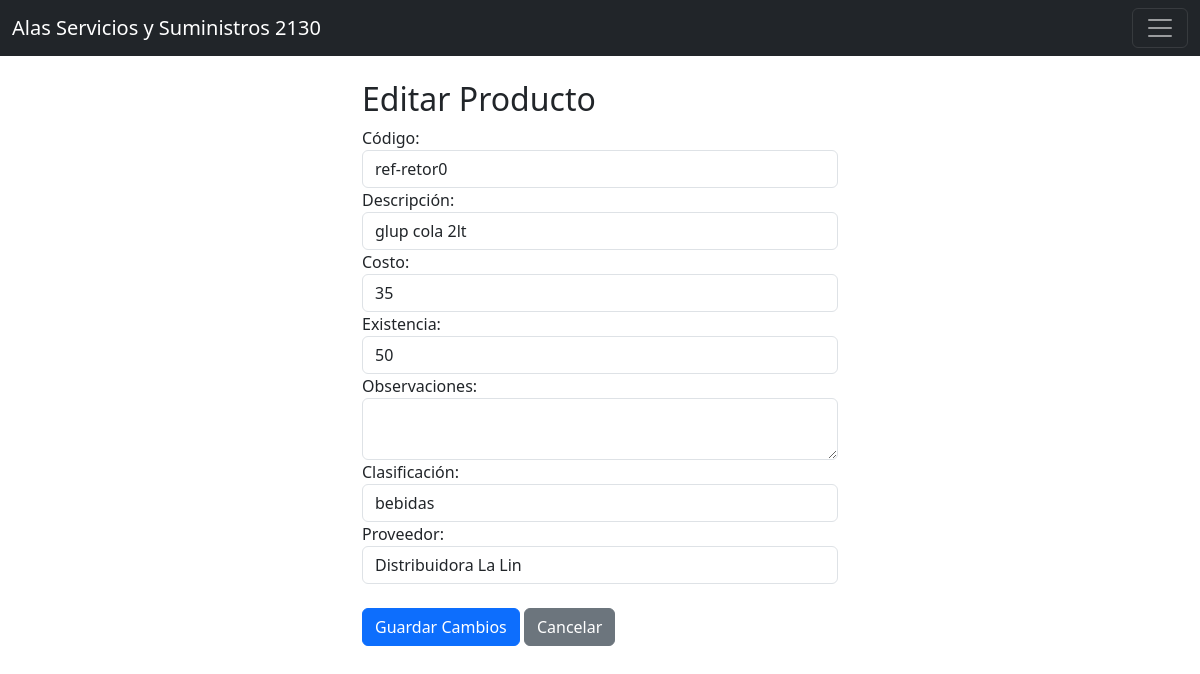
Screenshot of /paginas/form_editar_producto.php?id_producto=2 with the database file from the repository.
### tables this page shows
CREATE TABLE `tbl_productos` (
  `id_producto` int(11) NOT NULL COMMENT 'Id del Producto',
  `codigo` varchar(10) NOT NULL COMMENT 'Codigo del Producto',
  `descripcion` varchar(30) NOT NULL COMMENT 'Descripcion del Producto',
  `costo` int(20) NOT NULL COMMENT 'Precio del Producto',
  `existencia` int(4) NOT NULL COMMENT 'Exitencia del Producto',
  `observaciones` varchar(80) NOT NULL COMMENT 'Observaciones del Producto',
  `id_clasificacion` int(11) NOT NULL COMMENT 'Id de la Clasificación',
  `id_proveedor` int(11) NOT NULL COMMENT 'Id del Proveedor',
  `id_usuario` int(11) NOT NULL COMMENT 'Id del usuario'
);

### paginas/form_editar_producto.php (the view, shortened to what this page needs)
<?php
require "../php/conexion.php";
if (isset($_GET['id_producto']) && is_numeric($_GET['id_producto'])) {
    $id_producto = $_GET['id_producto'];
    $sql = "SELECT p.codigo, p.descripcion, p.costo, p.existencia, p.observaciones, c.clasificacion, pr.nombre_proveedor
        FROM tbl_productos p
        INNER JOIN tbl_clasificacion c ON p.id_clasificacion = c.id_clasificacion
        INNER JOIN tbl_proveedores pr ON p.id_proveedor = pr.id_proveedor
        WHERE p.id_producto = $id_producto";
    $resultado = mysqli_query($conexion, $sql);
    if (mysqli_num_rows($resultado) > 0) {
        $row = mysqli_fetch_assoc($resultado);
        $codigo = $row['codigo'];
        $descripcion = $row['descripcion'];
        $costo = $row['costo'];
        $existencia = $row['existencia'];
        $observaciones = $row['observaciones'];
        $clasificacion = $row['clasificacion'];
        $nombre_proveedor = $row['nombre_proveedor'];
    } else {
        header("Location: consulta_productos.php");
        exit();
    }
} else {
    header("Location: consulta_productos.php");
    exit();
}
?>
<!doctype html>
<html lang="es">
<head>
  <link href="https://cdn.jsdelivr.net/npm/bootstrap@5.3.0/dist/css/bootstrap.min.css" rel="stylesheet">
</head>
<body>
<div class="container">
  <h2>Editar Producto</h2>
  <form class="needs-validation" novalidate action="../php/editar_producto.php" method="POST">
    <div class="form-group">
      <label for="codigo">Código:</label>
      <input type="text" class="form-control" required id="codigo" name="codigo" value="<?php echo $codigo; ?>">
    </div>
    <div class="form-group">
      <label for="descripcion">Descripción:</label>
      <input type="text" class="form-control" required id="descripcion" name="descripcion" value="<?php echo $descripcion; ?>">
    </div>
    <div class="form-group">
      <label for="costo">Costo:</label>
      <input type="number" class="form-control" required id="costo" name="costo" value="<?php echo $costo; ?>">
    </div>
    <div class="form-group">
      <label for="existencia">Existencia:</label>
      <input type="number" class="form-control" required id="existencia" name="existencia" value="<?php echo $existencia; ?>">
    </div>
    <div class="form-group">
      <label for="observaciones">Observaciones:</label>
      <textarea class="form-control" id="observaciones" name="observaciones"><?php echo $observaciones; ?></textarea>
    </div>
   <div class="form-group">
    <label for="clasificacion">Clasificación:</label>
    <select class="form-control" required name="id_clasificacion" id="id_clasificacion">
        <?php
        $sql = "SELECT id_clasificacion, clasificacion FROM tbl_clasificacion";
        $result = mysqli_query($conexion, $sql);
        if (mysqli_num_rows($result) > 0) {
            while ($row = mysqli_fetch_assoc($result)) {
                $selected = ($clasificacion == $row['clasificacion']) ? 'selected' : '';
                echo '<option value="' . $row['id_clasificacion'] . '" ' . $selected . '>' . $row['clasificacion'] . '</option>';
            }
        } else {
            echo '<option value="">No hay registros disponibles</option>';
        }
        ?>
        </select>
      </div>
    <div class="form-group">
    <label for="nombre_proveedor">Proveedor:</label>
    <select class="form-control" required name="id_proveedor" id="id_proveedor">
        <?php
        $sql = "SELECT id_proveedor, nombre_proveedor FROM tbl_proveedores";
        $result = mysqli_query($conexion, $sql);
        if (mysqli_num_rows($result) > 0) {
            while ($row = mysqli_fetch_assoc($result)) {
                $selected = ($nombre_proveedor == $row['nombre_proveedor']) ? 'selected' : '';
                echo '<option value="' . $row['id_proveedor'] . '" ' . $selected . '>' . $row['nombre_proveedor'] . '</option>';
            }
        } else {
            echo '<option value="">No hay registros disponibles</option>';
        }
        ?>
    </select>
</div>
    <br>
    <button type="submit" class="btn btn-primary">Guardar Cambios</button>
    <a href="consulta_productos.php" class="btn btn-secondary">Cancelar</a>
  </form>
</div>
</body>
</html>

### paginas/form_editar_producto.php (style rules this page uses)
.container { max-width: 500px; margin-top: 80px; }

### rows the page displays
tbl_productos: codigo "ref-retor0", descripcion "glup cola 2lt", costo "35", existencia "50"

### other values shown
form field id_clasificacion "bebidas"
form field id_proveedor "Distribuidora La Lin"
